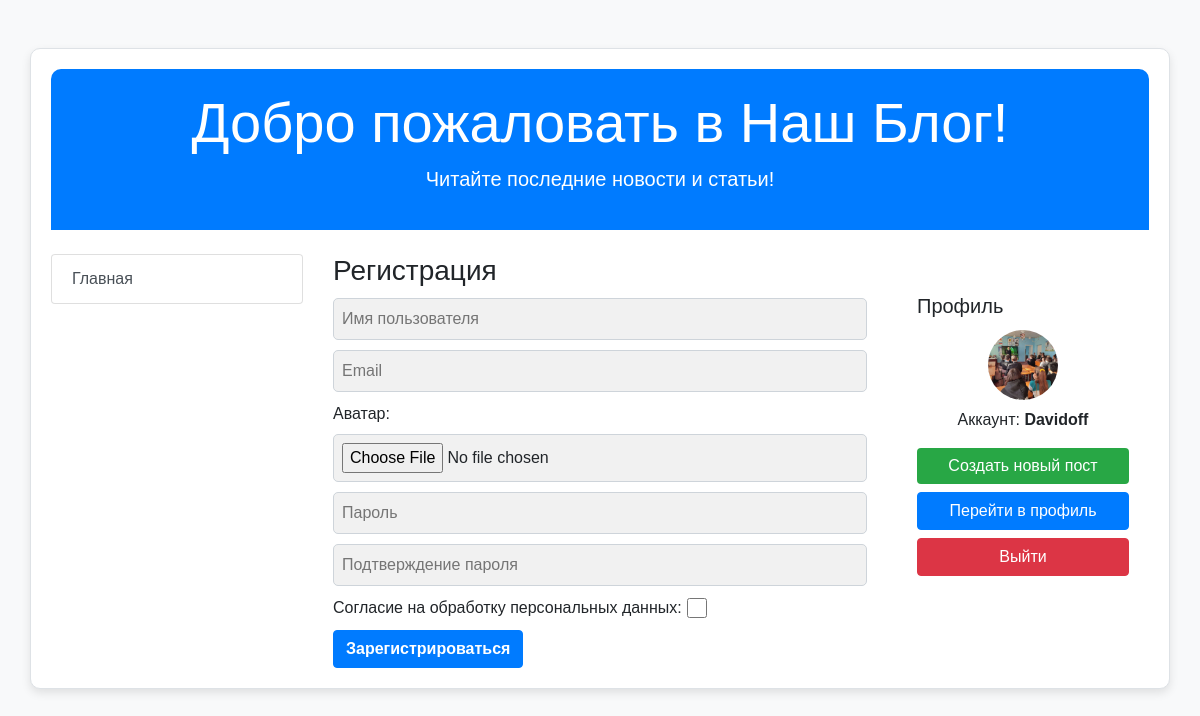
The app's page /miniblog/register/ (signed in) with its own data.
### miniblog/models.py (models this page shows)
class User(AbstractUser):
    username = models.CharField(max_length=200, verbose_name='Имя пользователя', unique=True)
    email = models.EmailField(max_length=200, verbose_name='Email', unique=True)
    password = models.CharField(max_length=200, verbose_name='Пароль')
    avatar = models.FileField(verbose_name='Аватар', blank=False)
    USERNAME_FIELD = 'username'
    def __str__(self):
        return self.username

### miniblog/views.py (the view)
# urls.py: path('register/', register, name='register'),
def register(request):
    if request.method == 'POST':
        form = RegistrationForm(request.POST, request.FILES)
        if form.is_valid():
            form.save()
            username = form.cleaned_data['username']
            password = form.cleaned_data['password']
            user = authenticate(username=username, password=password)
            login(request, user)
            return redirect('miniblog:index')
    else:
        form = RegistrationForm()
    return render(request, 'registration/register.html', {'form': form})

### miniblog/forms.py (shortened to what this page needs)
class RegistrationForm(forms.ModelForm):
    username = forms.CharField(required=True, max_length=200, label='', widget=forms.TextInput(attrs={'placeholder': 'Имя пользователя'}))
    email = forms.CharField(required=True, max_length=200, label='', widget=forms.TextInput(attrs={'placeholder': 'Email'}))
    avatar = forms.FileField(required=True, label='Аватар', validators=[FileExtensionValidator(allowed_extensions=['jpg', 'jpeg', 'png', 'bmp'])])
    password = forms.CharField(required=True, max_length=200, label='', widget=forms.PasswordInput(attrs={'placeholder': 'Пароль'}))
    password_confirm = forms.CharField(required=True, max_length=200, label='', widget=forms.PasswordInput(attrs={'placeholder': 'Подтверждение пароля'}))
    consent = forms.BooleanField(required=True, label='Согласие на обработку персональных данных', widget=forms.CheckboxInput())
    class Meta:
        model = User
        fields = ['username', 'email', 'avatar', 'password']

### miniblog/templates/registration/register.html (shortened to what this page needs)
{% extends "layout/basic.html" %}
{% block content %}
<h3>Регистрация</h3>
<form method="post" autocomplete="off" novalidate enctype="multipart/form-data">
    {{ form.as_p }}
    <button type="submit" class="btn btn-primary font-weight-bold">Зарегистрироваться</button>
</form>
{% endblock %}

### miniblog/templates/layout/basic.html (shortened to what this page needs)
<!doctype html>
<html lang="ru">
<head>
    {% load bootstrap4 %}
    {% bootstrap_css %}
    {% load static %}
    <link rel="stylesheet" href="{% static 'css/styles.css' %}"/>
</head>
<body>
<div class="container mt-5">
    <header class="text-center mb-4">
        <h1 class="display-4">Добро пожаловать в Наш Блог!</h1>
        <p class="lead">Читайте последние новости и статьи!</p>
    </header>
    <div class="row">
        <nav class="col-md-3">
            {% block sidebar %}
                <div class="list-group">
                    <a href="{% url 'miniblog:index' %}" class="list-group-item list-group-item-action">Главная</a>
                </div>
            {% endblock %}
        </nav>
        <main class="col-md-6">
            {% block content %}{% endblock %}
        </main>
        <aside class="col-md-3">
            <div class="card">
                <div class="card-body">
                    <h5 class="card-title">Профиль</h5>
                    {% if user.is_authenticated %}
                        <div class="text-center">
                            {% if user.avatar %}
                                <img src="{{ user.avatar.url }}" alt="{{ user.avatar.title }}" class="img-fluid rounded-circle" style="width: 70px; height: 70px;"/>
                            {% else %}
                                <div class="bg-light rounded-circle" style="width: 70px; height: 70px;"></div>
                            {% endif %}
                            <p class="mt-2">Аккаунт: <strong>{{ user }}</strong></p>
                        </div>
                        <a href="{% url 'miniblog:create_post' %}" class="btn btn-success btn-block">Создать новый пост</a>
                        <a href="{% url 'miniblog:profile' %}" class="btn btn-primary btn-block">Перейти в профиль</a>
                        <a href="{% url 'miniblog:logout' %}" class="btn btn-danger btn-block">Выйти</a>
                    {% else %}
                        <a href="{% url 'miniblog:login' %}" class="btn btn-success btn-block">Войти</a>
                        <a href="{% url 'miniblog:register' %}" class="btn btn-secondary btn-block">Регистрация</a>
                    {% endif %}
                </div>
            </div>
        </aside>
    </div>
</div>
</body>
</html>

### miniblog/static/css/styles.css (style rules this page uses)
body { background-color: #f8f9fa; font-family: 'Arial', sans-serif; }
.container { border: 1px solid #dee2e6; border-radius: 10px; box-shadow: 0 4px 10px rgba(0, 0, 0, 0.1); background-color: #ffffff; padding: 20px; }
form > p { margin: 10px 0; }
form > p > input, form > p > select { padding: 8px; border-radius: 5px; border: 1px solid #ced4da; background-color: #f1f1f1; width: 100%; box-sizing: border-box; }
p:has(#id_consent) { display: flex; align-items: center; }
label[for="id_consent"] { margin-bottom: 0; margin-right: 5px; }
#id_consent { width: 20px; height: 20px; }
header { background-color: #007bff; color: #ffffff; padding: 20px; border-radius: 10px 10px 0 0; }
.list-group-item { transition: background-color 0.3s; }
.card { margin-top: 20px; border: none; }
.btn-success { background-color: #28a745; border: none; }
.img-fluid { max-width: 100%; height: auto; border-radius: 10px; object-fit: cover; }

### records on screen
User: avatar (picture), username "Davidoff"
